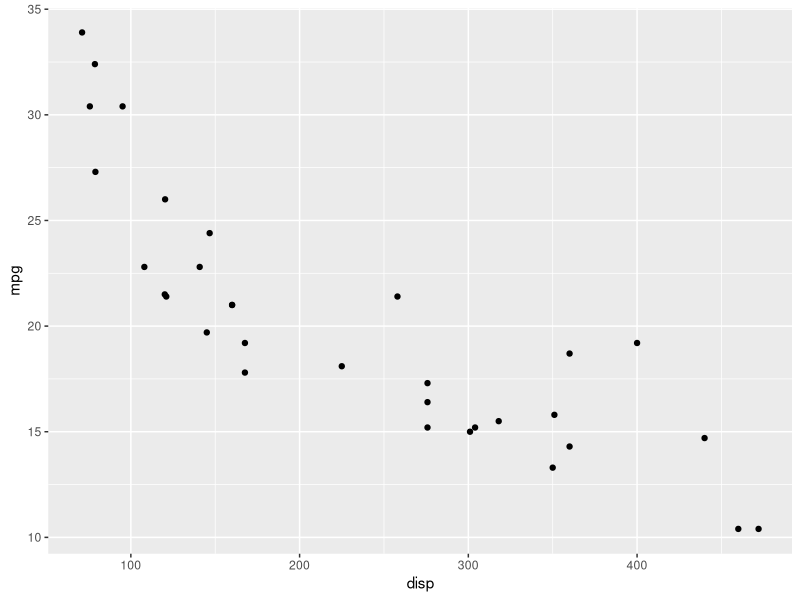
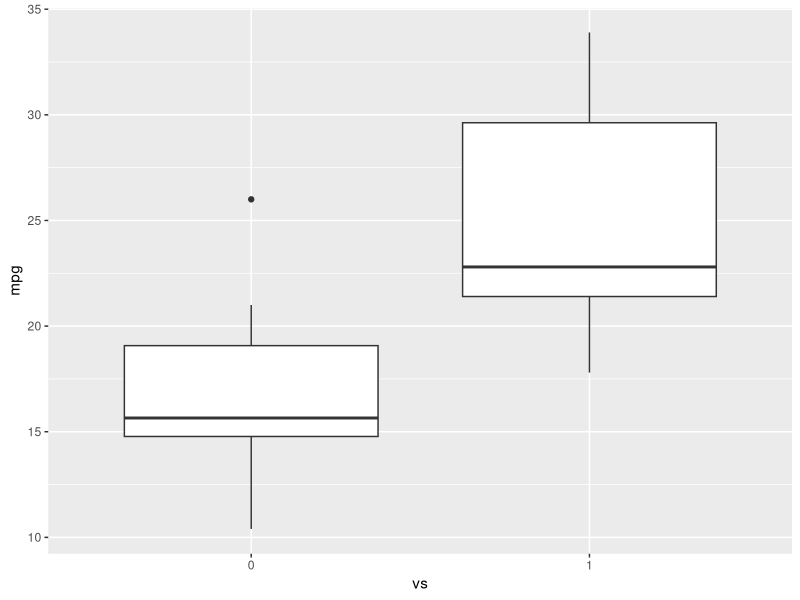
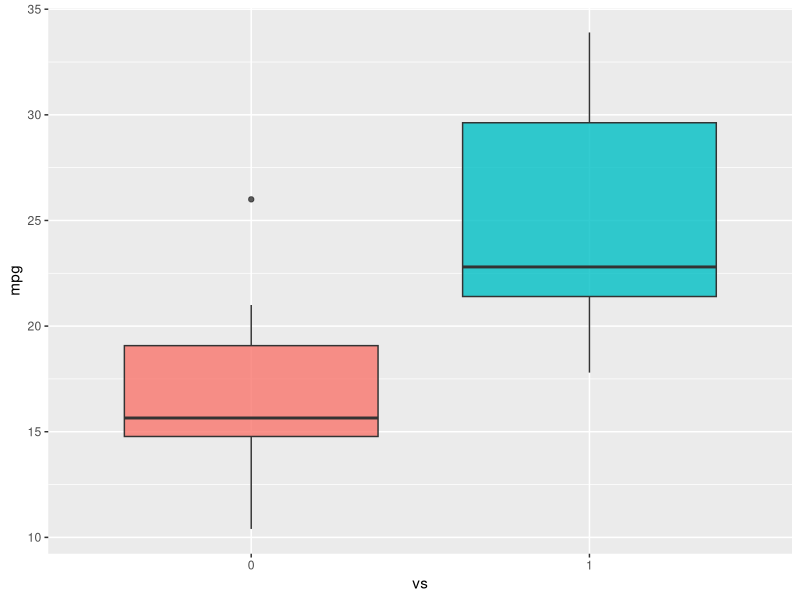
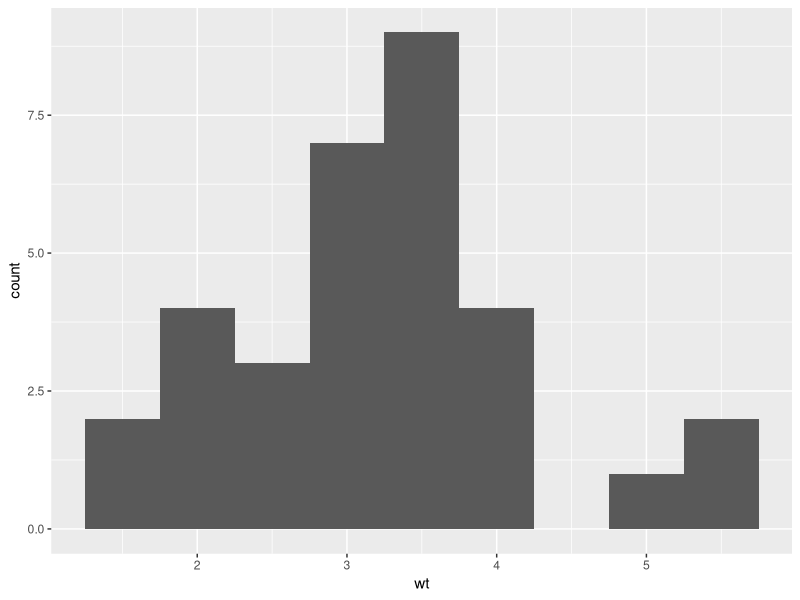

These charts were generated, in order, by the following R code:
library(datasets)
data(mtcars)
head(mtcars, 5)
?mtcars

install.packages("ggplot2")
#library(ggplot2)
#ggplot(aes(x=disp, y=mpg,),data=mycars)+geom_point()
#load ggplot
library(ggplot2)

#scatterplot of disp against mpg
ggplot(aes(x=disp,y=mpg,),data=mtcars)+geom_point()

#CONVERT NUMERICAL VARIABLE,vs, INTO A FACTOR
mtcars$vs<-factor(mtcars$vs)
ggplot(aes(x=vs, y=mpg),data=mtcars)+geom_boxplot()
ggplot(aes(x=vs,y=mpg, fill=vs),data=mtcars)+geom_boxplot(alpha=0.8)+theme(legend.position = "none")
#the alpha value determines the transparency of the boxplot
#to plot a histogram
ggplot(aes(x=wt),data=mtcars)+geom_histogram(binwidth = 0.5)
